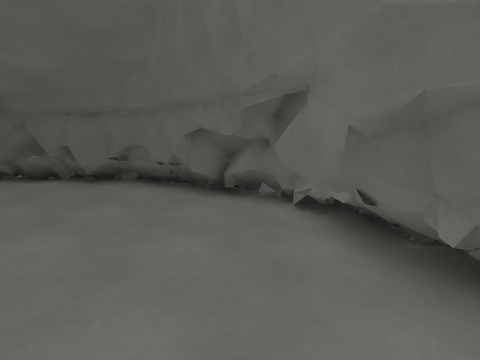
[1] (above)

12 first-person views from a walk through a level from a Godot 3-D game. The camera is 1.5 m above the floor, tilts 8° down and sees 80° across. The floor is counted in squares, 1 m on a side. Each view is taken from the middle of a square. On the plan, view 1 faces up. The plan holds only what a view shows up to about 14 squares ahead; the rest is blank. The place goes on beyond the plan.

[2]
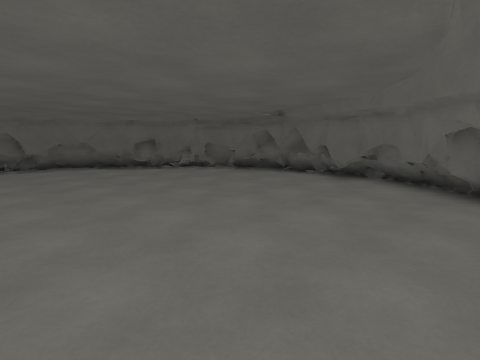

[3]
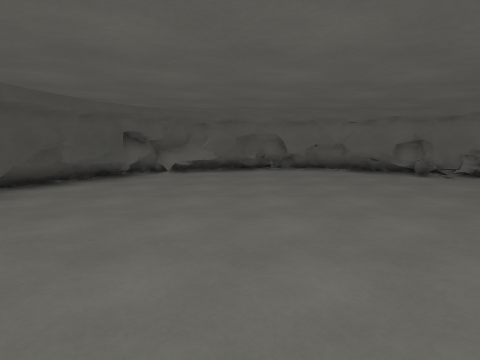

[4]
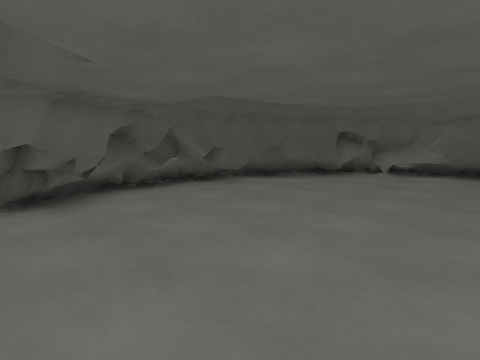

[5]
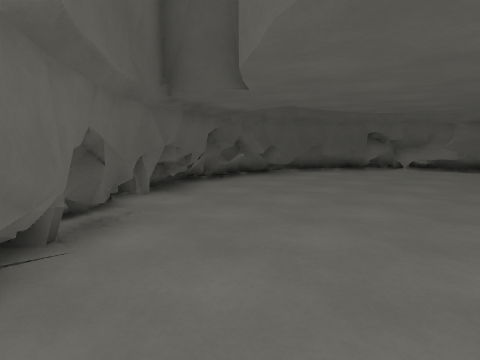

[6]
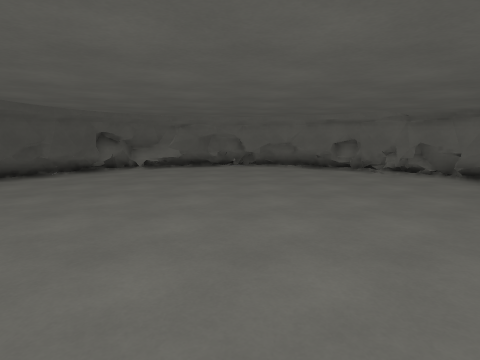

[7]
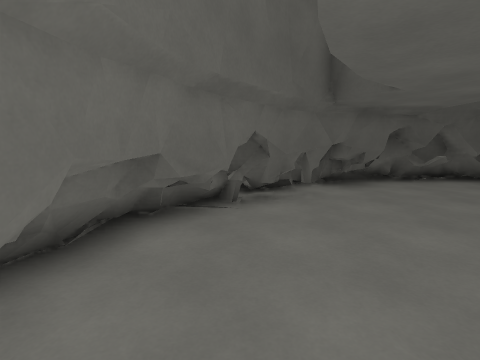

[8]
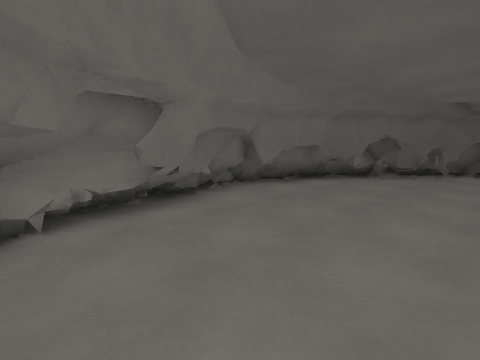

[9]
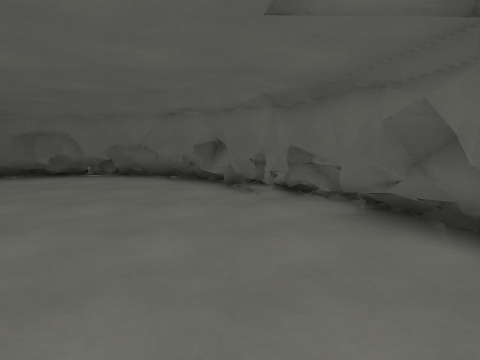

[10]
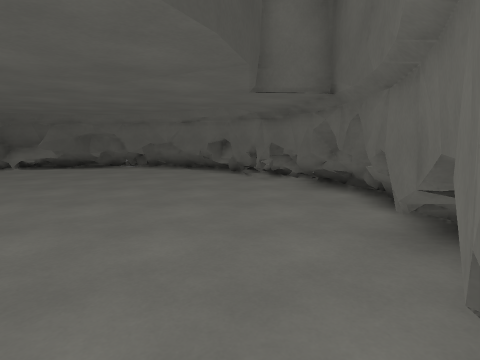

[11]
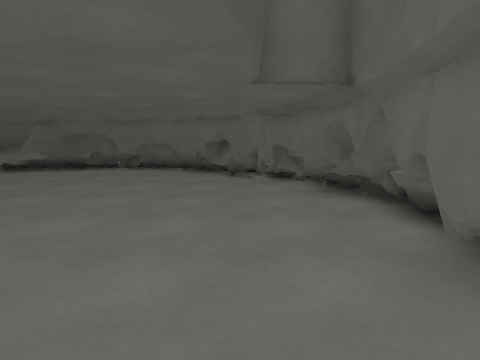

[12]
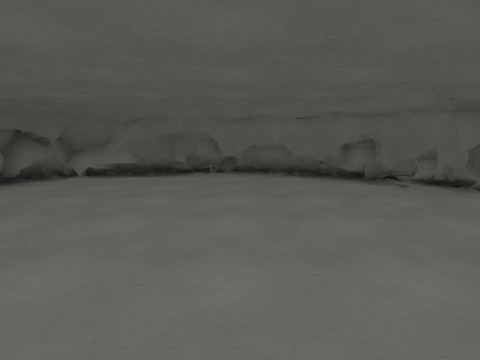

### Floor plan
Key: @ floor where view 1 was taken; # wall or solid block; . floor; = window, fence, low wall or low ledge; ^ raised ledge.
Columns run from 16 left of view 1 to 3 right of it. Each row starts with its distance up from view 1.
 10      #=######
  9    ####....###==
  8   ###.........###
  7  ###............##
  6  ##.............##
  5 =#...............#
  4 ##...............##
  3 #^...............##
  2 #.................#
  1 #.................##
  0 #...............@.##
 -1 ##...............^==
 -2 ##...............#=
 -3 #................#^
 -4 ###.............###
 -5 ##.............###
 -6  ####.........###
 -7    ==###....####
 -8       ######=#

Where each view was taken, in squares from view 1:
view 1: 0 up, 0 right, facing up
view 2: 1 down, 0 right, facing up-left
view 3: 1 down, 2 left, facing left
view 4: 0 up, 2 left, facing down-left
view 5: 0 up, 1 right, facing down-left
view 6: 1 up, 0 right, facing left
view 7: 2 up, 0 right, facing down
view 8: 7 up, 4 left, facing down-right
view 9: 7 up, 5 left, facing left
view 10: 7 up, 1 left, facing left
view 11: 7 up, 2 left, facing left
view 12: 2 up, 4 left, facing left
